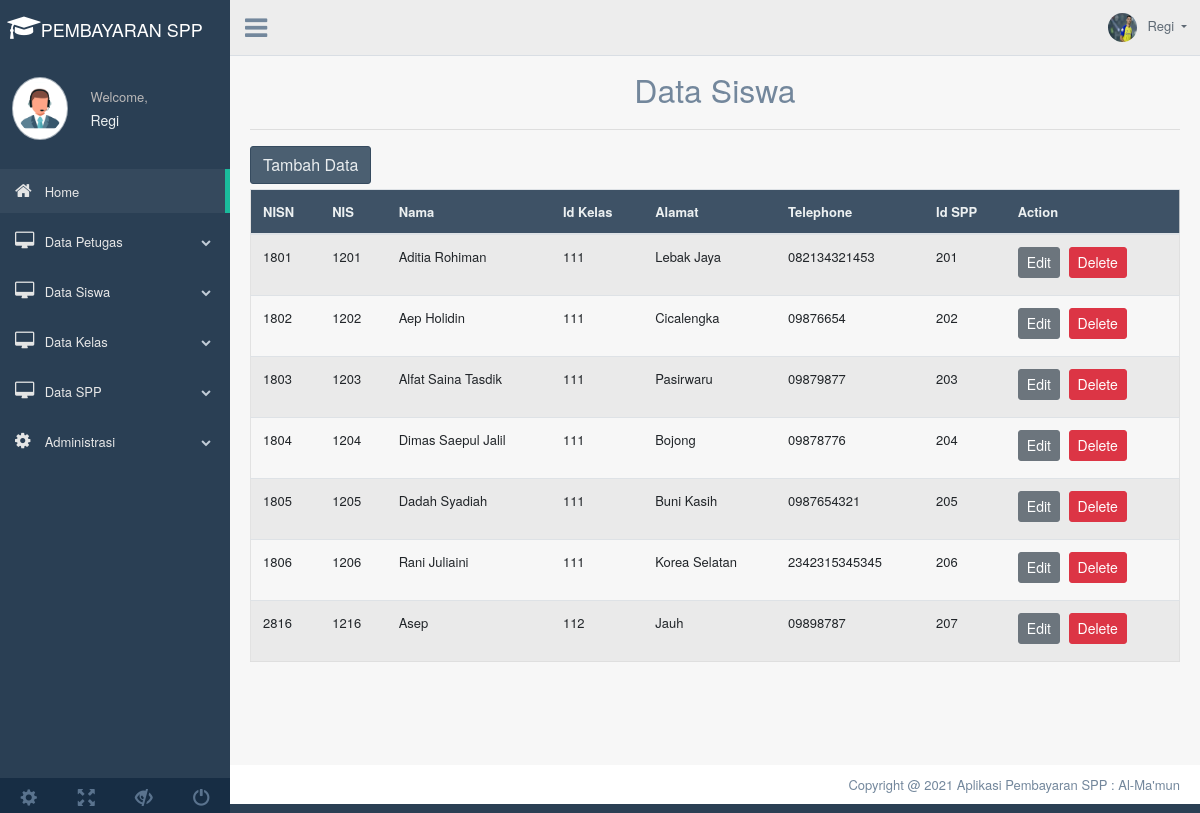
Screenshot of /beranda.php?page=tampil_siswa (signed in) with the database file from the repository.
### tables this page shows
CREATE TABLE `siswa` (
  `nisn` char(10) NOT NULL,
  `nis` char(8) DEFAULT NULL,
  `nama` varchar(35) DEFAULT NULL,
  `id_kelas` int(11) DEFAULT NULL,
  `alamat` varchar(20) DEFAULT NULL,
  `no_telp` varchar(13) DEFAULT NULL,
  `id_spp` int(11) DEFAULT NULL
);

### tampilsiswa.php (the view, shortened to what this page needs)
<?php
include('config.php');
?>
	<div class="container" style="margin-top:20px">
		<center><font size="6">Data Siswa</font></center>
		<hr>
		<a href="beranda.php?page=tambah_siswa"><button class="btn btn-dark right">Tambah Data</button></a>
		<div class="table-responsive">
		<table class="table table-striped jambo_table bulk_action">
			<thead>
				<tr>
					<th>NISN</th>
					<th>NIS</th>
					<th>Nama</th>
					<th>Id Kelas</th>
                    <th>Alamat</th>
                    <th>Telephone</th>
                    <th>Id SPP</th>
					<th>Action</th>
				</tr>
			</thead>
			<tbody>
				<?php
				$sql = mysqli_query($koneksi, "SELECT * FROM siswa ORDER BY nisn ASC") or die(mysqli_error($koneksi));
				if(mysqli_num_rows($sql) > 0){
					while($data = mysqli_fetch_assoc($sql)){
						echo '
						<tr>
							<td>'.$data['nisn'].'</td>
							<td>'.$data['nis'].'</td>
							<td>'.$data['nama'].'</td>
							<td>'.$data['id_kelas'].'</td>
							<td>'.$data['alamat'].'</td>
                            <td>'.$data['no_telp'].'</td>
                            <td>'.$data['id_spp'].'</td>
                            <td>
								<a href="beranda.php?page=edit_siswa&nisn='.$data['nisn'].'" class="btn btn-secondary btn-sm">Edit</a>
								<a href="deletesiswa.php?nisn='.$data['nisn'].'" class="btn btn-danger btn-sm" onclick="return confirm(\'Yakin ingin menghapus data ini?\')">Delete</a>
							</td>
						</tr>
						';
					}
				}else{
					echo '
					<tr>
						<td colspan="6">Tidak ada data.</td>
					</tr>
					';
				}
				?>
		</table>
	</div>
	</div>

### beranda.php (shortened to what this page needs)
<?php
    include 'config.php';
?>
<!DOCTYPE html>
<html lang="en">
  <head>
    <link href="assets/bootstrap/dist/css/bootstrap.min.css" rel="stylesheet">
    <link href="assets/font-awesome/css/font-awesome.min.css" rel="stylesheet">
    <link href="assets/nprogress/nprogress.css" rel="stylesheet">
    <link href="assets/iCheck/skins/flat/green.css" rel="stylesheet">
    <link href="assets/bootstrap-progressbar/css/bootstrap-progressbar-3.3.4.min.css" rel="stylesheet">
    <link href="assets/css/custom.min.css" rel="stylesheet">
  </head>
  <body class="nav-md">
    <div class="container body">
      <div class="main_container">
        <div class="col-md-3 left_col">
          <div class="left_col scroll-view">
            <div class="navbar nav_title" style="border: 0;">
            <center>
            &nbsp; <a href="beranda.php" class="fa fa-mortar-board fa-2x" style="color:#fff;"><span><font size="4.95" color="white" face="Helvetica Neue">PEMBAYARAN SPP</font></span></a>
            </center>
            </div>
            <div class="profile clearfix">
              <div class="profile_pic">
                <img src="assets/images/admin.png" alt="..." class="img-circle profile_img">
              </div>
              <div class="profile_info">
                <span>Welcome,</span>
                <h2><?php echo $_SESSION['username'];?></h2>
              </div>
            </div>
            <br />
            <div id="sidebar-menu" class="main_menu_side hidden-print main_menu">
              <div class="menu_section">
                <ul class="nav side-menu">
                  <li><a href="beranda.php"><i class="fa fa-home"></i> Home <span class="fa fa-chevron"></span></a>
                  </li>
                  <li><a href="#"><i class="fa fa-desktop"></i> Data Petugas <span class="fa fa-chevron-down"></span></a>
                  </li>
                  <li><a><i class="fa fa-desktop"></i> Data Siswa <span class="fa fa-chevron-down"></span></a>
                  </li>
                  <li><a><i class="fa fa-desktop"></i> Data Kelas <span class="fa fa-chevron-down"></span></a>
                  </li>
                  <li><a><i class="fa fa-desktop"></i> Data SPP <span class="fa fa-chevron-down"></span></a>
                  </li>
                  <li><a><i class="fa fa-gear"></i> Administrasi <span class="fa fa-chevron-down"></span></a>
                  </li>
                </ul>
              </div>
            </div>
            <div class="sidebar-footer hidden-small">
              <a data-toggle="tooltip" data-placement="top" title="Settings" href="#">
                <span class="glyphicon glyphicon-cog" aria-hidden="true"></span>
              </a>
              <a data-toggle="tooltip" data-placement="top" title="FullScreen" href="#">
                <span class="glyphicon glyphicon-fullscreen" aria-hidden="true"></span>
              </a>
              <a data-toggle="tooltip" data-placement="top" title="Lock" href="#">
                <span class="glyphicon glyphicon-eye-close" aria-hidden="true"></span>
              </a>
              <a data-toggle="tooltip" data-placement="top" title="Logout" href="#">
                <span class="glyphicon glyphicon-off" aria-hidden="true"></span>
              </a>
            </div>
          </div>
        </div>
        <div class="top_nav">
          <div class="nav_menu">
              <div class="nav toggle">
                <a id="menu_toggle"><i class="fa fa-bars"></i></a>
              </div>
              <nav class="nav navbar-nav">
              <ul class=" navbar-right">
                <li class="nav-item dropdown open" >
                  <a href="#" class="user-profile dropdown-toggle" aria-haspopup="true" id="navbarDropdown" data-toggle="dropdown" aria-expanded="false">
                    <img src="assets/images/r.jpg" alt=""><?php echo $_SESSION['username'];?>
                  </a>
                </li>
              </ul>
            </nav>
          </div>
        </div>
        <div class="right_col" role="main">
      <?php
      $queries = array();
      parse_str($_SERVER['QUERY_STRING'], $queries);
      switch ($queries['page']) {
        case 'tampil_siswa':
            include 'tampilsiswa.php';
            break;
        }
        ?>
        </div>
        <footer>
          <div class="pull-right">
            Copyright @ 2021 Aplikasi Pembayaran SPP : Al-Ma'mun
          </div>
          <div class="clearfix"></div>
        </footer>
      </div>
    </div>
  </body>
</html>

### rows the page displays
siswa: nisn "1801", nis "1201", nama "Aditia Rohiman", id_kelas "111", alamat "Lebak Jaya", no_telp "082134321453", id_spp "201"
siswa: nisn "1802", nis "1202", nama "Aep Holidin", id_kelas "111", alamat "Cicalengka", no_telp "09876654", id_spp "202"
siswa: nisn "1803", nis "1203", nama "Alfat Saina Tasdik", id_kelas "111", alamat "Pasirwaru", no_telp "09879877", id_spp "203"
siswa: nisn "1804", nis "1204", nama "Dimas Saepul Jalil", id_kelas "111", alamat "Bojong", no_telp "09878776", id_spp "204"
siswa: nisn "1805", nis "1205", nama "Dadah Syadiah", id_kelas "111", alamat "Buni Kasih", no_telp "0987654321", id_spp "205"
siswa: nisn "1806", nis "1206", nama "Rani Juliaini", id_kelas "111", alamat "Korea Selatan", no_telp "2342315345345", id_spp "206"
siswa: nisn "2816", nis "1216", nama "Asep", id_kelas "112", alamat "Jauh", no_telp "09898787", id_spp "207"

### other values shown
$_SESSION['username'] "Regi"
